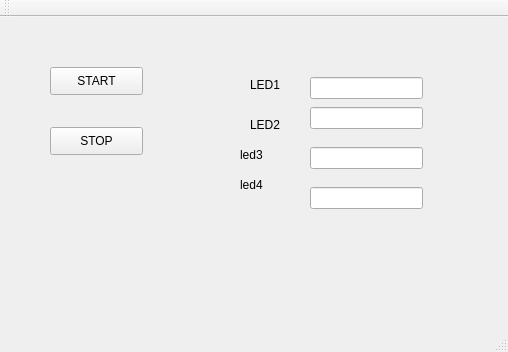
<?xml version="1.0" encoding="UTF-8"?>
<ui version="4.0">
 <class>MainWindow</class>
 <widget class="QMainWindow" name="MainWindow">
  <property name="geometry">
   <rect>
    <x>0</x>
    <y>0</y>
    <width>508</width>
    <height>352</height>
   </rect>
  </property>
  <property name="windowTitle">
   <string>MainWindow</string>
  </property>
  <widget class="QWidget" name="centralWidget">
   <widget class="QPushButton" name="pushButton">
    <property name="geometry">
     <rect>
      <x>50</x>
      <y>110</y>
      <width>93</width>
      <height>28</height>
     </rect>
    </property>
    <property name="text">
     <string>STOP</string>
    </property>
   </widget>
   <widget class="QPushButton" name="pushButton_2">
    <property name="geometry">
     <rect>
      <x>50</x>
      <y>50</y>
      <width>93</width>
      <height>28</height>
     </rect>
    </property>
    <property name="text">
     <string>START</string>
    </property>
   </widget>
   <widget class="QLabel" name="label">
    <property name="geometry">
     <rect>
      <x>250</x>
      <y>190</y>
      <width>151</width>
      <height>61</height>
     </rect>
    </property>
    <property name="text">
     <string/>
    </property>
   </widget>
   <widget class="QLabel" name="label_2">
    <property name="geometry">
     <rect>
      <x>250</x>
      <y>60</y>
      <width>53</width>
      <height>16</height>
     </rect>
    </property>
    <property name="text">
     <string>LED1</string>
    </property>
   </widget>
   <widget class="QLabel" name="label_3">
    <property name="geometry">
     <rect>
      <x>250</x>
      <y>100</y>
      <width>53</width>
      <height>16</height>
     </rect>
    </property>
    <property name="text">
     <string>LED2</string>
    </property>
   </widget>
   <widget class="QLineEdit" name="lineEdit">
    <property name="geometry">
     <rect>
      <x>310</x>
      <y>60</y>
      <width>113</width>
      <height>22</height>
     </rect>
    </property>
   </widget>
   <widget class="QLineEdit" name="lineEdit_2">
    <property name="geometry">
     <rect>
      <x>310</x>
      <y>90</y>
      <width>113</width>
      <height>22</height>
     </rect>
    </property>
   </widget>
   <widget class="QLineEdit" name="lineEdit_3">
    <property name="geometry">
     <rect>
      <x>310</x>
      <y>130</y>
      <width>113</width>
      <height>22</height>
     </rect>
    </property>
   </widget>
   <widget class="QLineEdit" name="lineEdit_4">
    <property name="geometry">
     <rect>
      <x>310</x>
      <y>170</y>
      <width>113</width>
      <height>22</height>
     </rect>
    </property>
   </widget>
   <widget class="QLabel" name="label_4">
    <property name="geometry">
     <rect>
      <x>240</x>
      <y>130</y>
      <width>53</width>
      <height>16</height>
     </rect>
    </property>
    <property name="text">
     <string>led3</string>
    </property>
   </widget>
   <widget class="QLabel" name="label_5">
    <property name="geometry">
     <rect>
      <x>240</x>
      <y>160</y>
      <width>53</width>
      <height>16</height>
     </rect>
    </property>
    <property name="text">
     <string>led4</string>
    </property>
   </widget>
   <widget class="QLabel" name="label_6">
    <property name="geometry">
     <rect>
      <x>70</x>
      <y>210</y>
      <width>53</width>
      <height>16</height>
     </rect>
    </property>
    <property name="text">
     <string/>
    </property>
   </widget>
  </widget>
  <widget class="QMenuBar" name="menuBar">
   <property name="geometry">
    <rect>
     <x>0</x>
     <y>0</y>
     <width>508</width>
     <height>26</height>
    </rect>
   </property>
  </widget>
  <widget class="QToolBar" name="mainToolBar">
   <attribute name="toolBarArea">
    <enum>TopToolBarArea</enum>
   </attribute>
   <attribute name="toolBarBreak">
    <bool>false</bool>
   </attribute>
  </widget>
  <widget class="QStatusBar" name="statusBar"/>
 </widget>
 <layoutdefault spacing="6" margin="11"/>
 <resources/>
 <connections/>
</ui>
